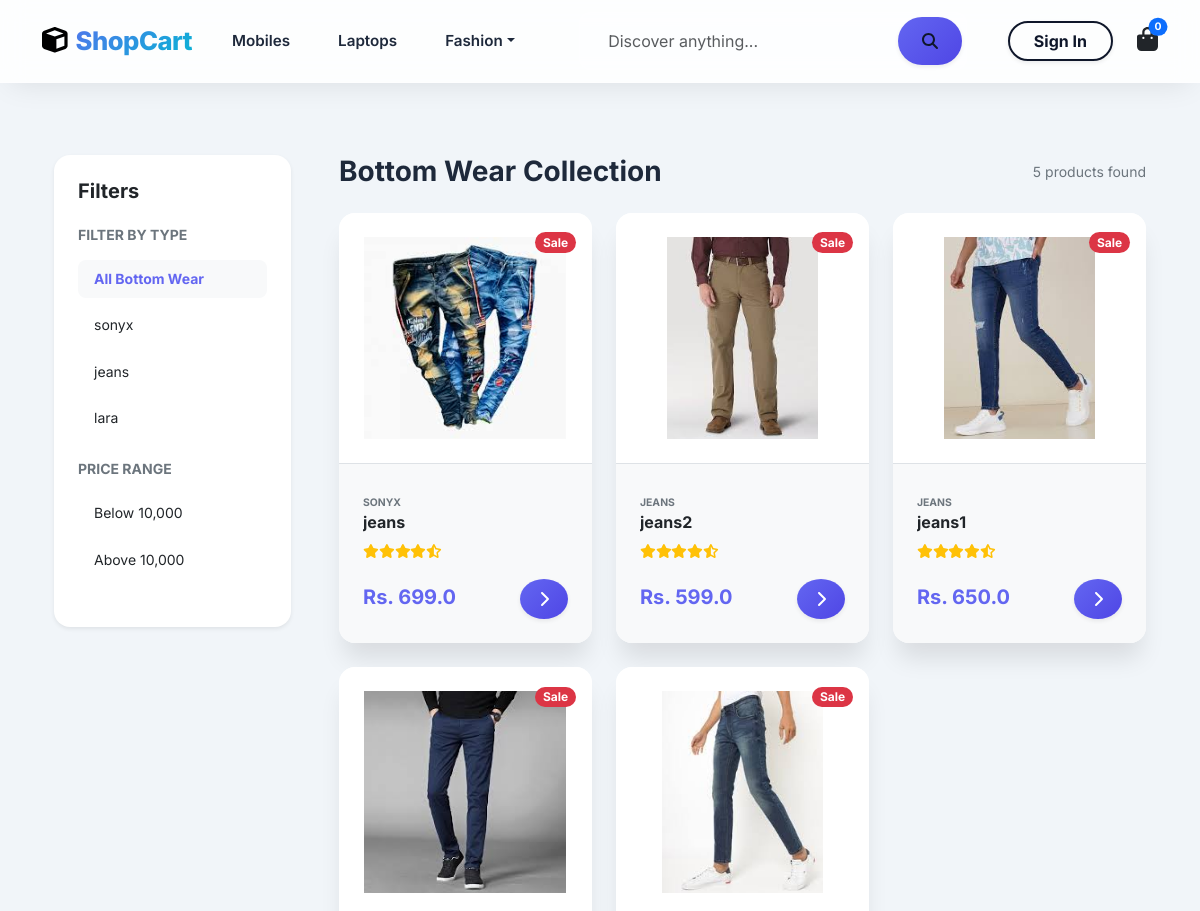
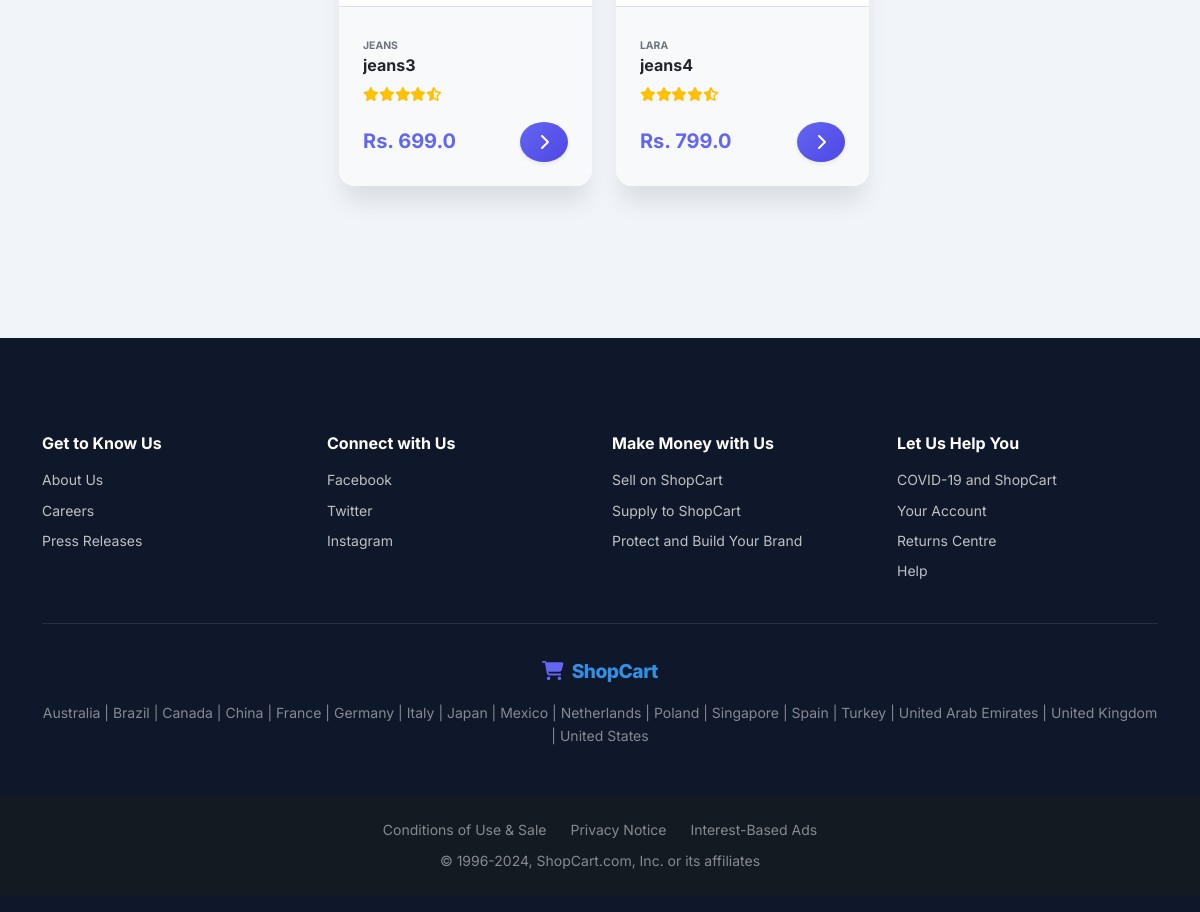
Screenshot of /category/BW with the database file from the repository (2 pictures, top to bottom).
### app/models.py (models this page shows, shortened)
class Product(models.Model):
    title = models.CharField(max_length=100)
    selling_price = models.FloatField()
    discounted_price = models.FloatField()
    description = models.TextField()
    brand = models.CharField(max_length=100)
    category = models.CharField(choices=CATEGORY_CHOICES,max_length=2)
    product_image = models.ImageField(upload_to='productimg')

### app/views.py (the view)
# urls.py: path('category/<slug:code>', views.category, name='category'),
def category(request, code):
    category_map = {
        'M': 'Mobiles',
        'L': 'Laptops',
        'TW': 'Top Wear',
        'BW': 'Bottom Wear',
        'FW': 'Footwear',
        'AS': 'Accessories',
        'AL': 'Appliances'
    }
    category_name = category_map.get(code, 'Products')
    products = Product.objects.filter(category=code)
    brand = request.GET.get('brand')
    price = request.GET.get('price')
    if brand:
        products = products.filter(brand=brand)
    if price == 'below':
        products = products.filter(discounted_price__lt=10000)
    elif price == 'above':
        products = products.filter(discounted_price__gt=10000)
    brands = Product.objects.filter(category=code).values_list('brand', flat=True).distinct()
    return render(request, 'app/category.html', {
        'products': products,
        'category_name': category_name,
        'brands': brands,
        'category_code': code
    })

### app/context_processors.py (called while the page is built)
def cart_count(request):
    totalitem = 0
    if request.user.is_authenticated:
        totalitem = Cart.objects.filter(user=request.user).count()
    else:
        cart = request.session.get('cart', {})
        totalitem = len(cart) # or sum of quantities if preferred, but usually count of unique items
    return {'totalitem': totalitem}

### app/templates/app/category.html (shortened to what this page needs)
{% extends 'app/base.html' %}
{% load static %}
{% block main-content %}
<div class="container py-5">
 <div class="row g-5">
  <div class="col-sm-3">
   <div class="card border-0 shadow-sm rounded-4 overflow-hidden mb-4">
    <div class="card-body p-4">
      <h5 class="fw-bold mb-4">Filters</h5>
      <div class="mb-4">
        <h6 class="fw-bold small text-uppercase text-secondary mb-3">Filter by Type</h6>
        <div class="list-group list-group-flush gap-2">
          <a href="?type=all" class="list-group-item list-group-item-action border-0 rounded-3 px-3 py-2 small fw-bold text-primary bg-light">All {{category_name}}</a>
          {% for brand in brands %}
          <a href="?brand={{brand}}" class="list-group-item list-group-item-action border-0 rounded-3 px-3 py-2 small">{{brand}}</a>
          {% endfor %}
        </div>
      </div>
      <div class="mb-4">
        <h6 class="fw-bold small text-uppercase text-secondary mb-3">Price Range</h6>
        <div class="list-group list-group-flush gap-2">
          <a href="?price=below" class="list-group-item list-group-item-action border-0 rounded-3 px-3 py-2 small">Below 10,000</a>
          <a href="?price=above" class="list-group-item list-group-item-action border-0 rounded-3 px-3 py-2 small">Above 10,000</a>
        </div>
      </div>
    </div>
   </div>
  </div>
  <div class="col-sm-9">
    <div class="d-flex justify-content-between align-items-center mb-4">
      <h3 class="fw-bold mb-0">{{category_name}} Collection</h3>
      <div class="text-secondary small">{{products|length}} products found</div>
    </div>
    <div class="row g-4">
     {% for p in products %}
     <div class="col-md-4">
       <div class="card h-100 border-0 shadow-premium rounded-4 overflow-hidden product-card-hover">
         <div class="position-relative p-4 text-center bg-white" style="height: 250px;">
           <img src="{{p.product_image.url}}" class="h-100 w-auto mx-auto object-fit-contain" alt="{{p.title}}">
           {% if p.discounted_price < p.selling_price %}
           <div class="position-absolute top-0 end-0 p-3">
             <span class="badge bg-danger rounded-pill">Sale</span>
           </div>
           {% endif %}
         </div>
         <div class="card-body p-4 bg-light border-top">
           <small class="text-secondary fw-bold text-uppercase" style="font-size: 0.65rem;">{{p.brand}}</small>
           <h6 class="card-title fw-bold text-truncate mb-2">{{p.title}}</h6>
           <div class="mb-3 text-warning small">
             <i class="fas fa-star"></i><i class="fas fa-star"></i><i class="fas fa-star"></i><i class="fas fa-star"></i><i class="fas fa-star-half-alt"></i>
           </div>
           <div class="d-flex align-items-center justify-content-between">
             <div>
               <span class="h5 fw-bold text-primary mb-0">Rs. {{p.discounted_price}}</span>
             </div>
             <a href="{% url 'product-detail' p.id %}" class="btn btn-primary rounded-circle shadow-sm" style="width: 40px; height: 40px; display: flex; align-items: center; justify-content: center;">
               <i class="fas fa-chevron-right"></i>
             </a>
           </div>
         </div>
       </div>
     </div>
     {% empty %}
     <div class="col-12 text-center py-5">
       <div class="display-1 text-light mb-4"><i class="fas fa-search"></i></div>
       <h4 class="fw-bold">No Products Found</h4>
       <p class="text-secondary">Try adjusting your filters.</p>
     </div>
     {% endfor %}
    </div>
  </div>
 </div>
</div>
{% endblock main-content %}

### app/static/app/css/modern.css (style rules this page uses)
:root { --primary-color: #6366f1; --primary-dark: #4f46e5; --secondary-color: #06b6d4; --accent-color: #f43f5e; --bg-light: #f1f5f9; --dark-color: #0f172a; --text-color: #1e293b; --text-secondary: #64748b; --white: #ffffff; --glass-bg: rgba(255, 255, 255, 0.85); --glass-border: rgba(255, 255, 255, 0.3); --glass-shadow: 0 10px 30px -10px rgba(0, 0, 0, 0.1); --shadow-sm: 0 1px 2px 0 rgb(0 0 0 / 0.05); --shadow-md: 0 4px 6px -1px rgb(0 0 0 / 0.1); --shadow-lg: 0 20px 25px -5px rgb(0 0 0 / 0.1); --transition: all 0.4s cubic-bezier(0.4, 0, 0.2, 1); }
body { font-family: 'Inter', sans-serif; background-color: var(--bg-light); color: var(--text-color); line-height: 1.6; overflow-x: hidden; }
.btn-primary { background: linear-gradient(135deg, var(--primary-color), var(--primary-dark)); border: none; color: var(--white); padding: 0.6rem 1.5rem; transition: var(--transition); }
.text-primary { color: var(--primary-color) !important; }
.object-fit-contain { object-fit: contain; }
.shadow-premium { box-shadow: var(--shadow-lg) !important; }

### rows the page displays
Product: product_image (picture), selling_price "Sale", brand "SONYX", title "jeans", discounted_price "699.0"
Product: product_image (picture), selling_price "Sale", brand "JEANS", title "jeans2", discounted_price "599.0"
Product: product_image (picture), selling_price "Sale", brand "JEANS", title "jeans1", discounted_price "650.0"
Product: product_image (picture), selling_price "Sale", brand "JEANS", title "jeans3", discounted_price "699.0"
Product: product_image (picture), selling_price "Sale", brand "LARA", title "jeans4", discounted_price "799.0"

### other values shown
{{ totalitem }} "0"
{{ category_name }} "Bottom Wear"
{{ brand }} "sonyx" "jeans" "lara"
{{ products|length }} "5"
